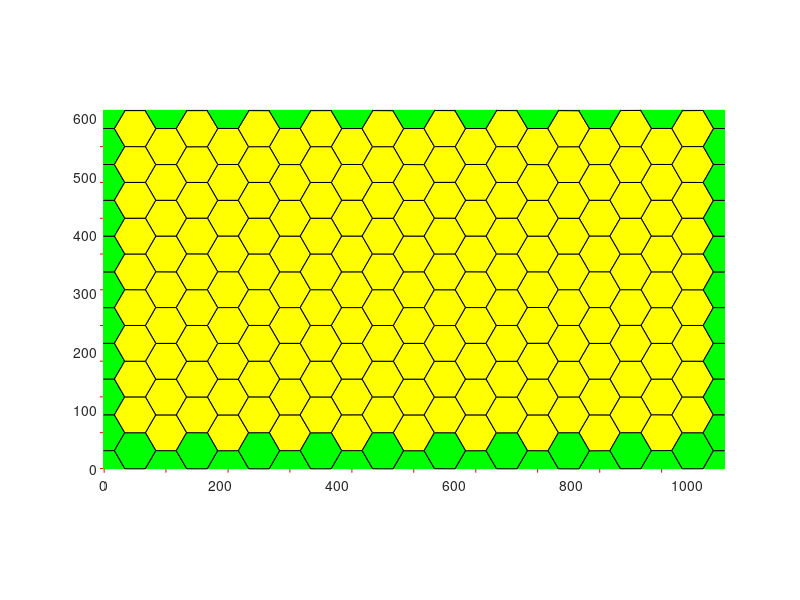

Source code (MATLAB):
%%%%%%%%%%%%%%%%%%%%%%%%%%%%%%%%%%%%%%%%%%%%%%%%%%%%%%%%%%%%%%%%%%%%%%%%%%%
% This script produces a txt file with the initial conditions needed to run the 
% vertex model cpp exicutable. The Global values are set by the user. The
% cell positions are a honeycomb tilling of the plane. The resulting txt file
% contians all the global parameter values and cell, edge, and vertex
% locatons and neighbors. 
%
% To use this file specify the name of the output txt file and the number
% of cells you would like in your tissue. You may wish to modify some
% global parameters to fit your needs. 
%%%%%%%%%%%%%%%%%%%%%%%%%%%%%%%%%%%%%%%%%%%%%%%%%%%%%%%%%%%%%%%%%%%%%%%%%%%
clear

%% Inputs needed
nomfichier='mytissue.txt';  %the file name
n=10;                       %1/2 of the Cells per row
m=10;                       %Cells per collumn 
r=89542;                    %Seed for the random number generators

%% Global Parameters 
GAMMA =10;                  %Tension on an edge
l= sqrt(2) * 25;            %Average edge length
t0 = 1;                     %Standard unit of time 
RLXLY = 1;                  %Ratio of LX to LY (used to make rectangular boxes) 
Ratio = 0.3;                %ratio of pressure to tension forces (standard value 0.3)
Ralpha=1;                   %Ralpha=10 means the box evolves 10 times slower then the vertices
TOTALTIME =	10;             %How long to run the simulation 
CURRENTTIME = 0.0;          %The initial time
TIMEINTERVAL =	0.1;        %How often to output the current configuration of the tissue
INITIALSTEPSIZE = 0.001;    %Initial stepsize for the numberic integrator 
error_tolerance_absolute_mechanical = 0.01;  %Error tolerence for use with the adaptive stepsize integrators 
LX=n*3*l+1;
LY=m*sqrt(3)*l+1; 
NCells=n*m*2;
A0 = LX*LY/NCells;                   %Cells want to have area A0
MINAREA = A0/100;                    %Minimum allowed cell area (smaller cells will be removed)
MINLENGTH =	l/40;                    %Minimum edge length (smaller edges will be merged to form a fourfold vertex
NEWEDGELENGTH =	l/20;                %Length of a new edge created in the T1 process
%K = Ratio * GAMMA / l^3 ;           %for pressure=K(A-A0)
K = Ratio * 10 * GAMMA / l;          %for pressure=K(1-A/A0)
Alpha_M = GAMMA*t0/l;                % Drag coefficent
TISSUE_ALPHA = Ralpha*Alpha_M;       % How fast the box size updates relative to the vertex motion
TISSUE_EXT_STRESS_Y = 0;             % External Stress on the tissue (positive values expancile) 
TISSUE_EXT_STRESS_X = 0;

%% Create the Hexagonal tillining 
SEED = r;
rng(SEED); 
f2=figure();
offset=0.01*l; 
Points1=zeros(NCells,2); 
k=1; 

%Grid One
for i=0:n-1
    for j=0:m-1
        Points1(k,:)=[3*i*l+rand()*offset,sqrt(3)*j*l+rand()*offset]; 
        k=k+1; 
    end
end
% Grid two
for i=0:n-1
    for j=0:m-1
        Points1(k,:)=[(3*i+3/2)*l+rand()*offset, (sqrt(3)*j+sqrt(3)/2)*l+rand()*offset]; 
        k=k+1; 
    end
end

Pointsa=Points1+[LX*ones(NCells,1) LY*zeros(NCells,1)];
Pointsb=Points1-[LX*zeros(NCells,1) LY*ones(NCells,1)];
Pointsc=Points1-[LX*ones(NCells,1) LY*zeros(NCells,1)];
Pointsd=Points1+[LX*zeros(NCells,1) LY*ones(NCells,1)];
Pointse=Points1+[LX*ones(NCells,1) LY*ones(NCells,1)];
Pointsf=Points1+[LX*ones(NCells,1) -LY*ones(NCells,1)];
Pointsg=Points1+[-LX*ones(NCells,1) LY*ones(NCells,1)];
Pointsh=Points1+[-LX*ones(NCells,1) -LY*ones(NCells,1)];
Pointst=[Points1; Pointsa; Pointsb; Pointsc; Pointsd; Pointse; Pointsf; Pointsg; Pointsh];
[v,c]=voronoin(Pointst); 


%% Plot a Representation of the result
set(0,'CurrentFigure',f2);
plot(Points1(:,1),Points1(:,2),'r+');
for i = 1:length(c) 
    %ca are the cells that are in the interior only
    IN=(all(v(c{i},1)>0)&all(v(c{i},1)<LX)&all(v(c{i},2)>0)&all(v(c{i},2)<LY));
    %ca have cells that are at the border
    IN2=(any(v(c{i},1)>0)&any(v(c{i},1)<LX)&any(v(c{i},2)>0)&any(v(c{i},2)<LY))&(~IN);
    if (all(c{i}~=1)&&IN)  
    set(0,'CurrentFigure',f2)
    patch(v(c{i},1),v(c{i},2),'y'); % use color yellow.
    end
    % cells crossing the border
    if (all(c{i}~=1)&&(IN2))  
    set(0,'CurrentFigure',f2)
    patch(v(c{i},1),v(c{i},2),'g'); % use color green.
    end
end
set(0,'CurrentFigure',f2)
axis equal
xlim([0 LX]);
ylim([0 LY]);


for i = 1:length(c)
   INGLOBAL=any((v(c{i},1)>0)&v(c{i},1)<LX&v(c{i},2)>0&v(c{i},2)<LY);
   if INGLOBAL
       ListVertex=c{i};
       area=0;
       for k=1:length(c{i})
           kplus=mod(k,length(c{i}))+1;
           area=area+v(c{i}(k),1)*v(c{i}(kplus),2)-v(c{i}(kplus),1)*v(c{i}(k),2);
       end
       if(area<0) c{i}=fliplr(c{i}); end
   end
end

%% Export to a txt file
fid=fopen(nomfichier,'wt');
fprintf(fid, 'Voronoi Tesselation Data: \n');
fprintf(fid, 'NumbCells %d \t rng %d \n', NCells, r);
fprintf(fid, 'ratio pressure to tension\t%f\n', Ratio);
fprintf(fid, 'Global:\n');
fprintf(fid, 'LX\t%f\nLY\t%f\n', LX, LY);
fprintf(fid, 'A0\t%f\n', A0);
fprintf(fid, 'SEED\t%d\n', SEED);
fprintf(fid, 'TIMEINTERVAL\t%f\n', TIMEINTERVAL);
fprintf(fid, 'MINAREA\t%f\n', MINAREA);
fprintf(fid, 'MINLENGTH\t%f\n', MINLENGTH);
fprintf(fid, 'NEWEDGELENGTH\t%f\n', NEWEDGELENGTH);
fprintf(fid, 'K\t%f\n', K);
fprintf(fid, 'GAMMA\t%f\n', GAMMA);
fprintf(fid, 'TOTALTIME\t%f\n', TOTALTIME);
fprintf(fid, 'CURRENTTIME\t%f\n', CURRENTTIME);
fprintf(fid, 'INITIALSTEPSIZE\t%f\n', INITIALSTEPSIZE);
fprintf(fid, 'error_tolerance_absolute_mechanical\t%f\n', error_tolerance_absolute_mechanical);
fprintf(fid, 'TISSUE_ALPHA\t%f\n', TISSUE_ALPHA);
fprintf(fid, 'ALPHAM\t%f\n', Alpha_M);
fprintf(fid, 'TISSUE_EXT_STRESS_X\t%f\n', TISSUE_EXT_STRESS_X);
fprintf(fid, 'TISSUE_EXT_STRESS_Y\t%f\n', TISSUE_EXT_STRESS_Y);
fprintf(fid, 'endGlobal\n'); 
fprintf(fid, 'Vertices\n');
fprintf(fid, 'id\tx\ty\n');

NbVertex=0;
CentralVertices=zeros(length(v),2);
for i = 2:length(v)   % v(1) is always a point at infinity, so skip (NOTED ADDED BY DKL 7/5/10)
   if(v(i,1)>0&&v(i,1)<LX&&v(i,2)>0&&v(i,2)<LY)
       fprintf(fid,'%d',i); 
       fprintf(fid,'\t %2.4f',v(i,1));
       fprintf(fid,'\t %2.4f',v(i,2));
       fprintf(fid,'\n');
       NbVertex=NbVertex+1;
       CentralVertices(NbVertex,1)=v(i,1);
       CentralVertices(NbVertex,2)=v(i,2);
   end
end

CentralVertices=CentralVertices(1:NbVertex,1:2);
EqVertex=zeros(NbVertex,1);

for i = 2:length(v)
   vcorrige=zeros(1,2);
   vtest=v(i,:);

   if (vtest(1)>0&&vtest(1)<LX&&vtest(2)>0&&vtest(2)<LY) vcorrige=vtest;end
   vtest=v(i,:)-LX*[1 0];
   if (vtest(1)>0&&vtest(1)<LX&&vtest(2)>0&&vtest(2)<LY) vcorrige=vtest;  end
   vtest=v(i,:)-LY*[0 1];
   if (vtest(1)>0&&vtest(1)<LX&&vtest(2)>0&&vtest(2)<LY) vcorrige=vtest;  end
   vtest=v(i,:)+LX*[1 0];
   if (vtest(1)>0&&vtest(1)<LX&&vtest(2)>0&&vtest(2)<LY) vcorrige=vtest;  end
   vtest=v(i,:)+LY*[0 1];
   if (vtest(1)>0&&vtest(1)<LX&&vtest(2)>0&&vtest(2)<LY) vcorrige=vtest;  end
   vtest=v(i,:)-[LX LY];
   if (vtest(1)>0&&vtest(1)<LX&&vtest(2)>0&&vtest(2)<LY) vcorrige=vtest;  end
   vtest=v(i,:)-[LX -LY];
   if (vtest(1)>0&&vtest(1)<LX&&vtest(2)>0&&vtest(2)<LY) vcorrige=vtest;  end
   vtest=v(i,:)+[LX LY];
   if (vtest(1)>0&&vtest(1)<LX&&vtest(2)>0&&vtest(2)<LY) vcorrige=vtest;  end
   vtest=v(i,:)+[LX -LY];
   if (vtest(1)>0&&vtest(1)<LX&&vtest(2)>0&&vtest(2)<LY) vcorrige=vtest;  end
   column=find(all(abs((repmat(vcorrige,size(v,1),1))'-v')<0.000001));%strmatch(vcorrige, v);
   if(~isempty(column))
       EqVertex(i)=column;
   end

end

fprintf(fid, 'Edges\n');
fprintf(fid, 'id\tvertex1\tvertex2\txflag\tyflag\n');
NbEdgeMax=3*NbVertex;
Edges.Vertices=zeros(NbEdgeMax,2);
Edges.Crossx12=zeros(NbEdgeMax,1);
Edges.Crossx21=zeros(NbEdgeMax,1);
Edges.Crossy12=zeros(NbEdgeMax,1);
Edges.Crossy21=zeros(NbEdgeMax,1);

EdgeIncrement=0; %the number of the edge so you get 1,2,3,4 as edge lables
for i = 1:length(c) %For each vertex
   INGLOBAL=any( (v(c{i},1)>0) & v(c{i},1)<LX & v(c{i},2)>0 & v(c{i},2)<LY);
   if INGLOBAL %If it is in the reigon of intrest
       ListVertex=c{i}; %list of edges in each cell in the reigon 
       for j=1:length(ListVertex) %for each edge in the cell
           testdejainscrit=0;
           % if we look at the current edge is in the list
           for k=1:EdgeIncrement
               if ((EqVertex((ListVertex(j)))==Edges.Vertices(k,1)...
                       &&EqVertex(ListVertex(mod(j,length(ListVertex))+1))==Edges.Vertices(k,2))...%the modulus is to be on that loop
                       ||...
                       (EqVertex(ListVertex(j))==Edges.Vertices(k,2)...
                       &&EqVertex(ListVertex(mod(j,length(ListVertex))+1))==Edges.Vertices(k,1)))
                   testdejainscrit=1;
               else
               end
           end
           % if it is not there we added at the end
           if(~testdejainscrit)
               EdgeIncrement=EdgeIncrement+1;
               Edges.Vertices(EdgeIncrement,1)=EqVertex(ListVertex(j)); %the first vertex
               Edges.Vertices(EdgeIncrement,2)=EqVertex(ListVertex(mod(j,length(ListVertex))+1)); %the second vertex
               Vertex1encours=ListVertex(j);
               Vertex1encourseq=EqVertex(ListVertex(j));
               Vertex2encours=ListVertex(mod(j,length(ListVertex))+1);
               Vertex2encourseq=EqVertex(ListVertex(mod(j,length(ListVertex))+1));
               % and is written in the file
               fprintf(fid,'%d',EdgeIncrement);
               fprintf(fid,'\t %d', Edges.Vertices(EdgeIncrement,1));
               fprintf(fid,'\t %d', Edges.Vertices(EdgeIncrement,2));
               % must be a test to see if the one-vertex through a
               % rating (a vertex in, one out) 2-if there are two vertices
               % out but through the side anyway (happens on the corner)
               VertexCross21=(EqVertex(ListVertex(j))~=ListVertex(j))&&(EqVertex(ListVertex(mod(j,length(ListVertex))+1))==ListVertex(mod(j,length(ListVertex))+1));
               VertexCross12=(EqVertex(ListVertex(j))==ListVertex(j))&&(EqVertex(ListVertex(mod(j,length(ListVertex))+1))~=ListVertex(mod(j,length(ListVertex))+1));
               % cas 1

               %  x12=x21=y12=y21=0;

               %Periodic boundary condition testing
               if((EqVertex(ListVertex(j))~=ListVertex(j))&&(EqVertex(ListVertex(mod(j,length(ListVertex))+1))==ListVertex(mod(j,length(ListVertex))+1)))
                   if(v(ListVertex(j),1)<0) Edges.Crossx12(EdgeIncrement)=1;%fprintf(fid,' xCrossBoundary12');
                       %    x12=1;
                   end
                   if(v(ListVertex(j),1)>LX) Edges.Crossx21(EdgeIncrement)=1;%fprintf(fid,' xCrossBoundary21');
                       %   x21=1;
                   end
                   if(v(ListVertex(j),2)<0) Edges.Crossy12(EdgeIncrement)=1;%fprintf(fid,' yCrossBoundary12');
                       %   y12=1;
                   end
                   if(v(ListVertex(j),2)>LY) Edges.Crossy21(EdgeIncrement)=1;%fprintf(fid,' yCrossBoundary21');
                       %    y21=1;
                   end
               end
               if((EqVertex(ListVertex(j))==ListVertex(j))&&(EqVertex(ListVertex(mod(j,length(ListVertex))+1))~=ListVertex(mod(j,length(ListVertex))+1)))
                   if(v(ListVertex(mod(j,length(ListVertex))+1),1)<0) 
                       Edges.Crossx21(EdgeIncrement)=1;
                   end
                   if(v(ListVertex(mod(j,length(ListVertex))+1),1)>LX) 
                       Edges.Crossx12(EdgeIncrement)=1;
                   end
                   if(v(ListVertex(mod(j,length(ListVertex))+1),2)<0) 
                       Edges.Crossy21(EdgeIncrement)=1;
                   end
                   if(v(ListVertex(mod(j,length(ListVertex))+1),2)>LY) 
                       Edges.Crossy12(EdgeIncrement)=1;
                   end
               end
               %cas 2
               if((EqVertex(ListVertex(j))~=ListVertex(j))&&(EqVertex(ListVertex(mod(j,length(ListVertex))+1))~=ListVertex(mod(j,length(ListVertex))+1)))
                   % if the vertex is in the range which is not
                   % moving in the same direction, is that both
                   % ends of the edge are not contained in the same
                   % in the time interval.
                   v1=v(ListVertex(j),:);
                   v2=v(ListVertex(mod(j,length(ListVertex))+1),:);
                   eqv1=v(EqVertex(ListVertex(j)),:);
                   eqv2=v(EqVertex(ListVertex(mod(j,length(ListVertex))+1)),:);
                   %Periodic boundary condition chehck again
                   if(v2(1)>v1(1))&&(eqv2(1)<eqv1(1)) 
                       Edges.Crossx12(EdgeIncrement)=1;
                   end
                   if(v2(1)<v1(1))&&(eqv2(1)>eqv1(1)) 
                       Edges.Crossx21(EdgeIncrement)=1;
                   end
                   if (v2(2)>v1(2))&&(eqv2(2)<eqv1(2))
                       Edges.Crossy12(EdgeIncrement)=1;
                   end
                   if (v2(2)<v1(2))&&(eqv2(2)>eqv1(2)) 
                       Edges.Crossy21(EdgeIncrement)=1;
                   end
               end
              
               %New output added by MS 4/17/2014
               if ( (Edges.Crossx12(EdgeIncrement)==1) || (Edges.Crossx21(EdgeIncrement)==1) )
                   newxflag=1;
               end
               if ( (Edges.Crossx12(EdgeIncrement)==0) && (Edges.Crossx21(EdgeIncrement)==0) )
                   newxflag=0;
               end
               if ( (Edges.Crossy12(EdgeIncrement)==1) || (Edges.Crossy21(EdgeIncrement)==1) )
                   newyflag=1;
               end
               if ( (Edges.Crossy12(EdgeIncrement)==0) && (Edges.Crossy21(EdgeIncrement)==0) )
                   newyflag=0;
               end
               
               fprintf(fid,'\t %d \t %d \n', newxflag, newyflag);

           end
       end

   end
end

cinside=cell(length(c),1);
CellIncrement=0;
for i=1:length(c)
   INGLOBAL=any((v(c{i},1)>0)&v(c{i},1)<LX&v(c{i},2)>0&v(c{i},2)<LY);
   if INGLOBAL
       CellIncrement=CellIncrement+1;
       cinside{CellIncrement}=EqVertex(c{i});

   end
end
NbCellsInside=CellIncrement;
cinside=cinside(1:NbCellsInside);
cinside2=cell(NbCellsInside,1);
CellIncrement=0;
for i=1:NbCellsInside
   dejavu=false;
   for j=1:i-1
       if ((length(cinside{i})==length(cinside{j}))&&all(sort(cinside{i})==sort(cinside{j}))) dejavu=true; end
   end
   if (~dejavu) CellIncrement=CellIncrement+1;cinside2{CellIncrement}=cinside{i}; end
end
cinside2=cinside2(1:CellIncrement);
fprintf(fid, 'Cells\n');
fprintf(fid, 'id\tA0\tEdgeNumb\tEdgeList\n');
for i=1:length(cinside2)
   ListVertex=c{i};
   fprintf(fid,'%d\t%f\t%d\t',i, A0, length(ListVertex));
   for j=1:length(ListVertex)
       NumeroEdge=0;
       % if we look at the current edge is in the list
       for k=1:EdgeIncrement
           if (EqVertex((ListVertex(j)))==Edges.Vertices(k,1)...
                   &&EqVertex(ListVertex(mod(j,length(ListVertex))+1))==Edges.Vertices(k,2))
               NumeroEdge=k;
           end % modulo is to be on that loop
           if(EqVertex(ListVertex(j))==Edges.Vertices(k,2)...
                   &&EqVertex(ListVertex(mod(j,length(ListVertex))+1))==Edges.Vertices(k,1))
               NumeroEdge=k; %MS change to always be positive
           end
       end
       % and is written in the file
       fprintf(fid,'%d,',NumeroEdge);
   end
   fprintf(fid, '\n');
end
fprintf(fid, 'End\n');
fclose(fid);
